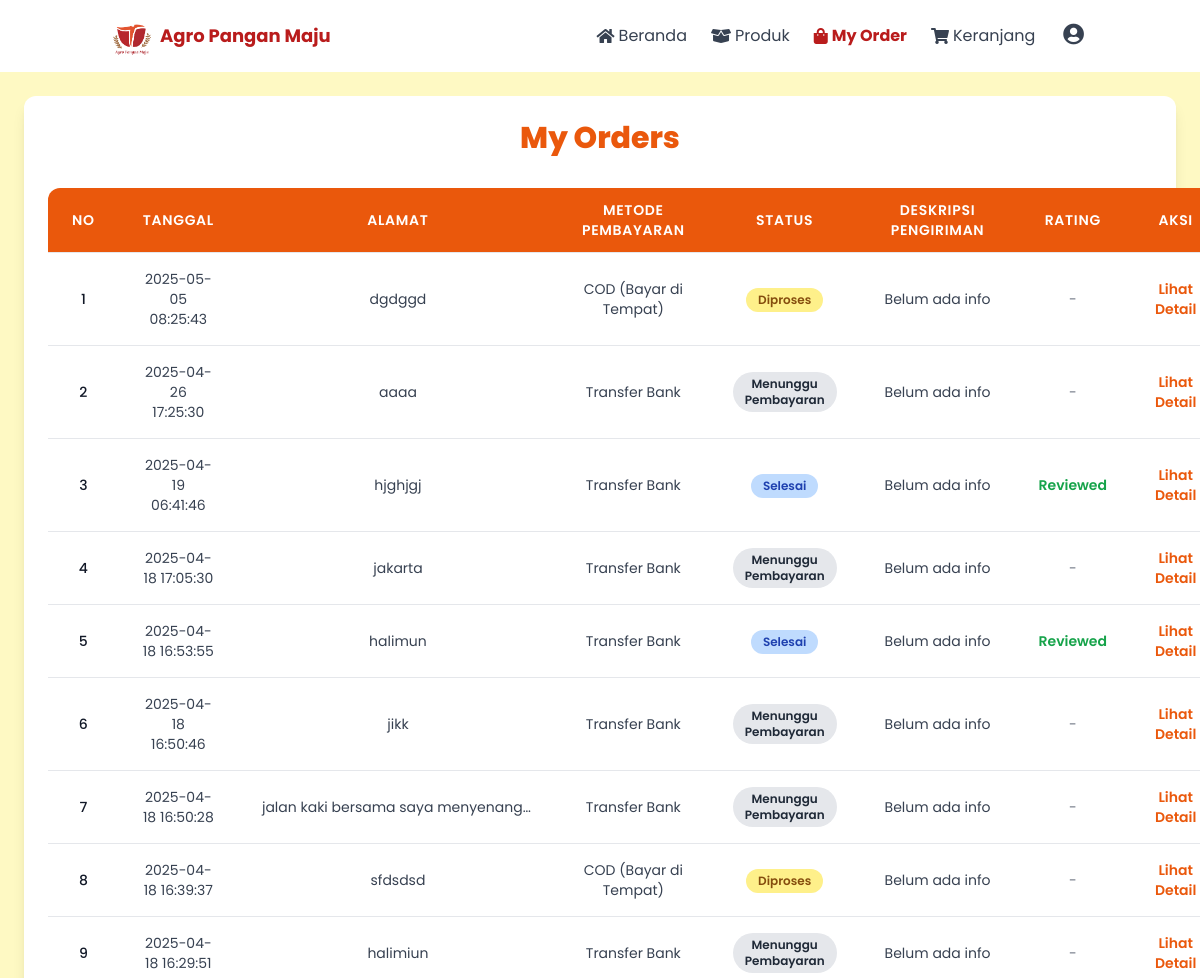
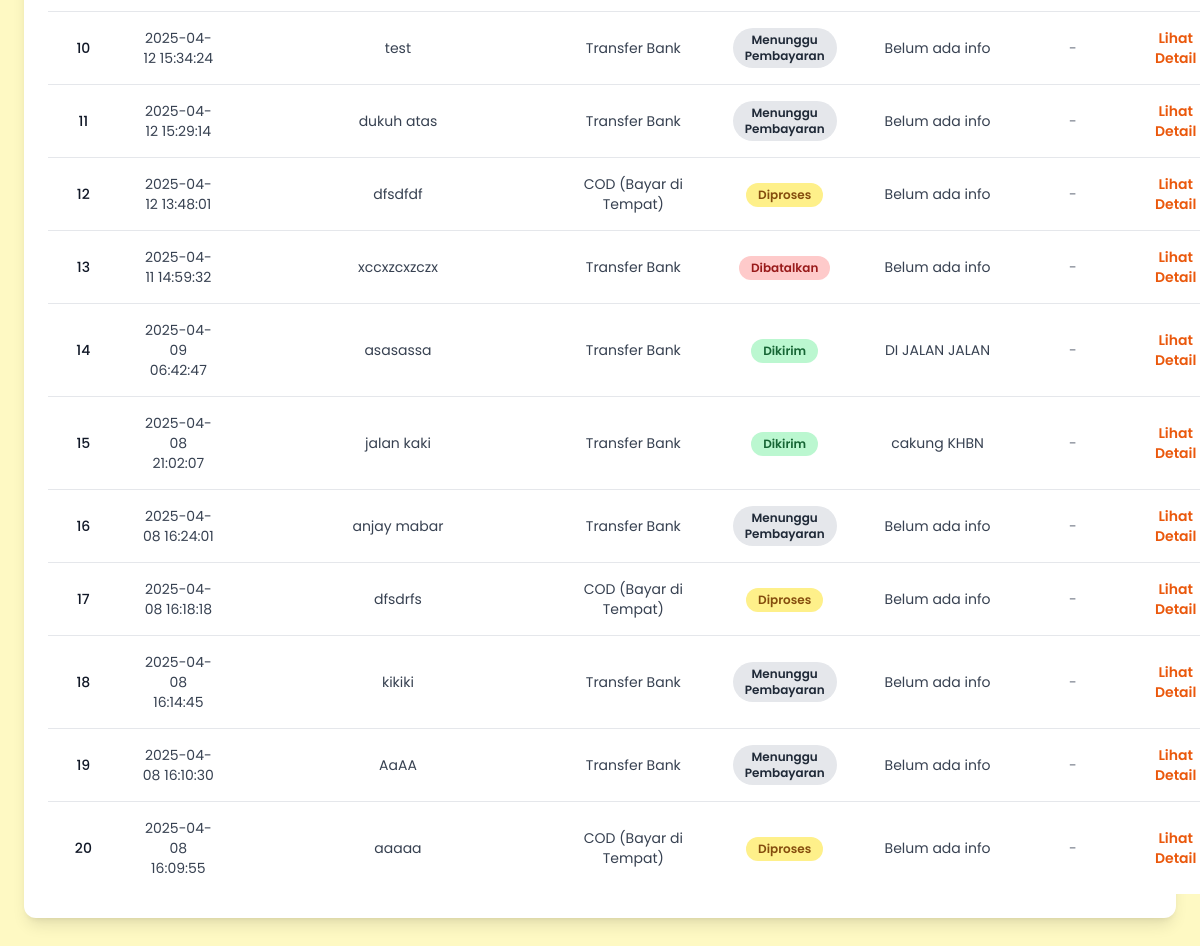
Screenshot of /my_orders.php (signed in) with the database file from the repository (2 pictures, top to bottom).
### tables this page shows
CREATE TABLE `orders` (
  `id` int(11) NOT NULL,
  `user_id` int(11) DEFAULT NULL,
  `order_date` datetime DEFAULT current_timestamp(),
  `address` text DEFAULT NULL,
  `address_updated` tinyint(1) DEFAULT 0,
  `payment_method` varchar(50) DEFAULT NULL,
  `status` varchar(50) DEFAULT 'Menunggu Konfirmasi',
  `tracking_info` text DEFAULT NULL
);

### my_orders.php (the view, shortened to what this page needs)
<?php
include 'db_connect.php';
$user_id = $_SESSION['user_id'];
$orders = mysqli_query($conn, "
    SELECT * FROM orders
    WHERE user_id = '$user_id'
    ORDER BY order_date DESC
");
?>
<?php include 'header.php'; ?>
<div class="bg-yellow-100 min-h-screen p-6">
    <div class="max-w-7xl mx-auto bg-white rounded-xl shadow-lg p-6">
        <h1 class="text-orange-600 font-extrabold text-3xl mb-8 text-center">My Orders</h1>
        <?php if (mysqli_num_rows($orders) > 0): ?>
            <table class="min-w-full divide-y divide-gray-200 table-auto text-center">
                <thead class="bg-orange-600 text-white rounded-t-xl">
                    <tr>
                        <th scope="col" class="w-10 px-6 py-3 text-center text-sm font-semibold uppercase tracking-wider rounded-tl-xl">No</th>
                        <th scope="col" class="w-28 px-6 py-3 text-center text-sm font-semibold uppercase tracking-wider">Tanggal</th>
                        <th scope="col" class="w-48 px-6 py-3 text-center text-sm font-semibold uppercase tracking-wider">Alamat</th>
                        <th scope="col" class="w-40 px-6 py-3 text-center text-sm font-semibold uppercase tracking-wider">Metode Pembayaran</th>
                        <th scope="col" class="w-28 px-6 py-3 text-center text-sm font-semibold uppercase tracking-wider">Status</th>
                        <th scope="col" class="w-48 px-6 py-3 text-center text-sm font-semibold uppercase tracking-wider">Deskripsi Pengiriman</th>
                        <th scope="col" class="w-20 px-6 py-3 text-center text-sm font-semibold uppercase tracking-wider">Rating</th>
                        <th scope="col" class="w-20 px-6 py-3 text-center text-sm font-semibold uppercase tracking-wider rounded-tr-xl">Aksi</th>
                    </tr>
                </thead>
                <tbody class="bg-white divide-y divide-gray-200">
                    <?php
                    $no = 1;
                    while ($row = mysqli_fetch_assoc($orders)):
                        $order_id = $row['id'];
                        $cek_review = mysqli_query($conn, "SELECT * FROM reviews WHERE order_id = '$order_id' AND user_id = '$user_id'");
                    ?>
                    <tr class="hover:bg-yellow-50 transition-colors duration-200">
                        <td class="px-6 py-4 whitespace-normal text-sm font-medium text-gray-900"><?php echo $no++; ?></td>
                        <td class="px-6 py-4 whitespace-normal text-sm text-gray-700"><?php echo htmlspecialchars($row['order_date']); ?></td>
                        <td class="px-6 py-4 max-w-xs truncate text-sm text-gray-700" title="<?php echo htmlspecialchars($row['address']); ?>">
                            <?php echo htmlspecialchars($row['address']); ?>
                        </td>
                        <td class="px-6 py-4 whitespace-normal text-sm text-gray-700">
                            <?php echo htmlspecialchars($row['payment_method'] == 'cod' ? 'COD (Bayar di Tempat)' : 'Transfer Bank'); ?>
                        </td>
                        <td class="px-6 py-4 whitespace-normal">
                            <span class="inline-block px-3 py-1 text-xs font-semibold rounded-full
                                <?php
                                echo $row['status'] == 'Menunggu Pembayaran' ? 'bg-gray-200 text-gray-800' :
                                     ($row['status'] == 'Diproses' ? 'bg-yellow-200 text-yellow-800' :
                                     ($row['status'] == 'Dikirim' ? 'bg-green-200 text-green-800' :
                                     ($row['status'] == 'Selesai' ? 'bg-blue-200 text-blue-800' :
                                     ($row['status'] == 'Dibatalkan' ? 'bg-red-200 text-red-800' : 'bg-gray-200 text-gray-800'))));
                                ?>">
                                <?php echo htmlspecialchars($row['status']); ?>
                            </span>
                        </td>
                        <td class="px-6 py-4 max-w-xs truncate text-sm text-gray-700" title="<?php echo htmlspecialchars($row['tracking_info'] ?: 'Belum ada info'); ?>">
                            <?php echo htmlspecialchars($row['tracking_info'] ?: 'Belum ada info'); ?>
                        </td>
                        <td class="px-6 py-4 whitespace-normal text-sm text-center">
                            <?php if ($row['status'] == 'Selesai' && mysqli_num_rows($cek_review) == 0): ?>
                                <a href="order_detail.php?id=<?php echo htmlspecialchars($row['id']); ?>" class="text-orange-600 font-semibold hover:underline">Rate Order</a>
                            <?php elseif ($row['status'] == 'Selesai' && mysqli_num_rows($cek_review) > 0): ?>
                                <span class="text-green-600 font-semibold">Reviewed</span>
                            <?php else: ?>
                                <span class="text-gray-500">-</span>
                            <?php endif; ?>
                        </td>
                        <td class="px-6 py-4 whitespace-normal text-sm font-semibold text-orange-600 cursor-pointer hover:underline">
                            <a href="order_detail.php?id=<?php echo htmlspecialchars($row['id']); ?>">Lihat Detail</a>
                        </td>
                    </tr>
                    <?php endwhile; ?>
                </tbody>
            </table>
        <?php else: ?>
            <p class="text-gray-700 text-center text-lg">Belum ada pesanan.</p>
        <?php endif; ?>
    </div>
</div>
<?php include 'footer.php'; ?>

### apm/header.php (style rules this page uses)
body { font-family: 'Poppins', sans-serif; }

### rows the page displays
orders: order_date "2025-05-05 08:25:43", address "dgdggd", payment_method "COD (Bayar di Tempat)", status "Diproses", tracking_info "Belum ada info"
orders: order_date "2025-04-26 17:25:30", address "aaaa", payment_method "Transfer Bank", status "Menunggu Pembayaran", tracking_info "Belum ada info"
orders: order_date "2025-04-19 06:41:46", address "hjghjgj", payment_method "Transfer Bank", status "Selesai", tracking_info "Belum ada info", shows "Reviewed"
orders: order_date "2025-04-18 17:05:30", address "jakarta", payment_method "Transfer Bank", status "Menunggu Pembayaran", tracking_info "Belum ada info"
orders: order_date "2025-04-18 16:53:55", address "halimun", payment_method "Transfer Bank", status "Selesai", tracking_info "Belum ada info", shows "Reviewed"
orders: order_date "2025-04-18 16:50:46", address "jikk", payment_method "Transfer Bank", status "Menunggu Pembayaran", tracking_info "Belum ada info"
orders: order_date "2025-04-18 16:50:28", address "jalan kaki bersama saya menyenang…", payment_method "Transfer Bank", status "Menunggu Pembayaran", tracking_info "Belum ada info"
orders: order_date "2025-04-18 16:39:37", address "sfdsdsd", payment_method "COD (Bayar di Tempat)", status "Diproses", tracking_info "Belum ada info"
orders: order_date "2025-04-18 16:29:51", address "halimiun", payment_method "Transfer Bank", status "Menunggu Pembayaran", tracking_info "Belum ada info"
orders: order_date "2025-04-12 15:34:24", address "test", payment_method "Transfer Bank", status "Menunggu Pembayaran", tracking_info "Belum ada info"
orders: order_date "2025-04-12 15:29:14", address "dukuh atas", payment_method "Transfer Bank", status "Menunggu Pembayaran", tracking_info "Belum ada info"
orders: order_date "2025-04-12 13:48:01", address "dfsdfdf", payment_method "COD (Bayar di Tempat)", status "Diproses", tracking_info "Belum ada info"
orders: order_date "2025-04-11 14:59:32", address "xccxzcxzczx", payment_method "Transfer Bank", status "Dibatalkan", tracking_info "Belum ada info"
orders: order_date "2025-04-09 06:42:47", address "asasassa", payment_method "Transfer Bank", status "Dikirim", tracking_info "DI JALAN JALAN"
orders: order_date "2025-04-08 21:02:07", address "jalan kaki", payment_method "Transfer Bank", status "Dikirim", tracking_info "cakung KHBN"
orders: order_date "2025-04-08 16:24:01", address "anjay mabar", payment_method "Transfer Bank", status "Menunggu Pembayaran", tracking_info "Belum ada info"
orders: order_date "2025-04-08 16:18:18", address "dfsdrfs", payment_method "COD (Bayar di Tempat)", status "Diproses", tracking_info "Belum ada info"
orders: order_date "2025-04-08 16:14:45", address "kikiki", payment_method "Transfer Bank", status "Menunggu Pembayaran", tracking_info "Belum ada info"
orders: order_date "2025-04-08 16:10:30", address "AaAA", payment_method "Transfer Bank", status "Menunggu Pembayaran", tracking_info "Belum ada info"
orders: order_date "2025-04-08 16:09:55", address "aaaaa", payment_method "COD (Bayar di Tempat)", status "Diproses", tracking_info "Belum ada info"

### other values shown
$label "Beranda Produk My Order Keranjang"
